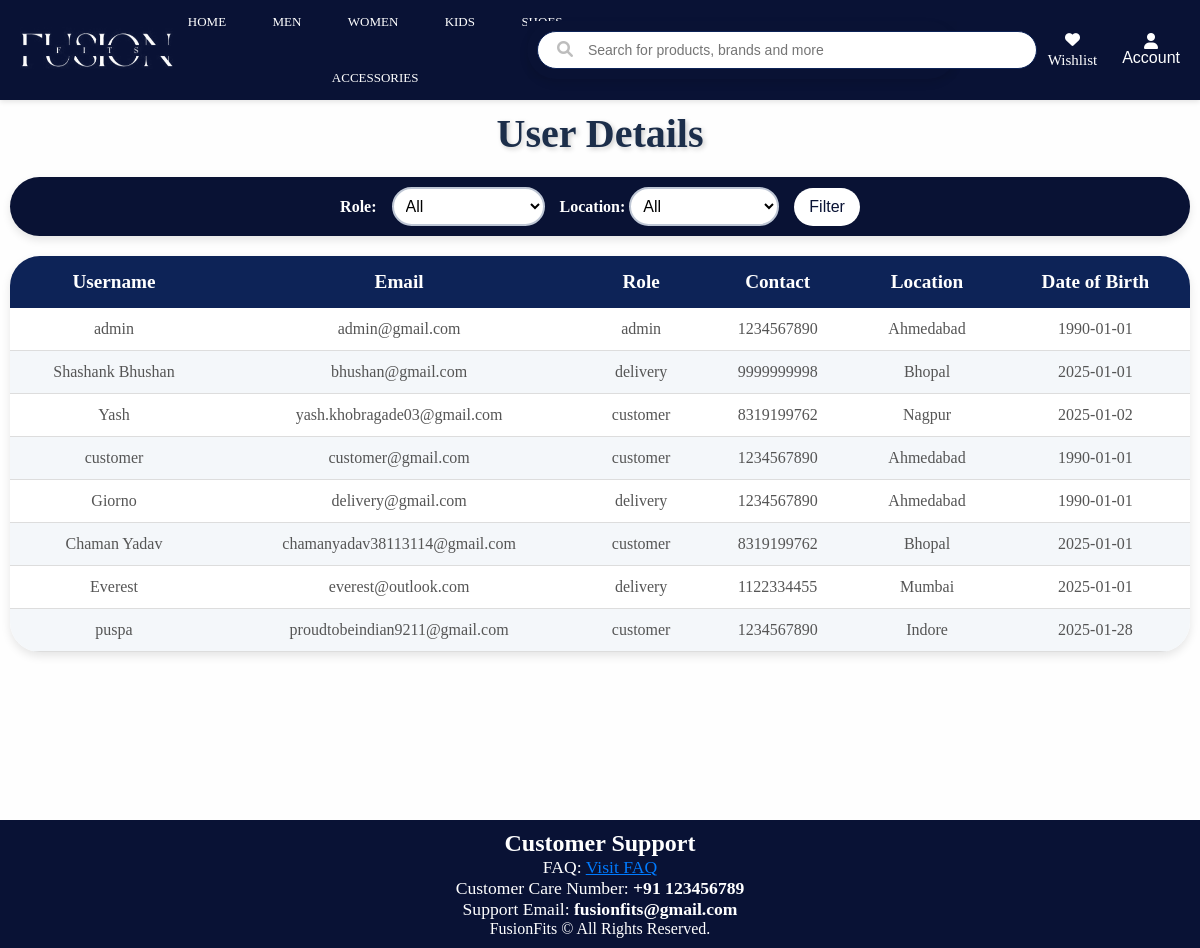
Before: /admin/user_details (signed in) with the older database file.
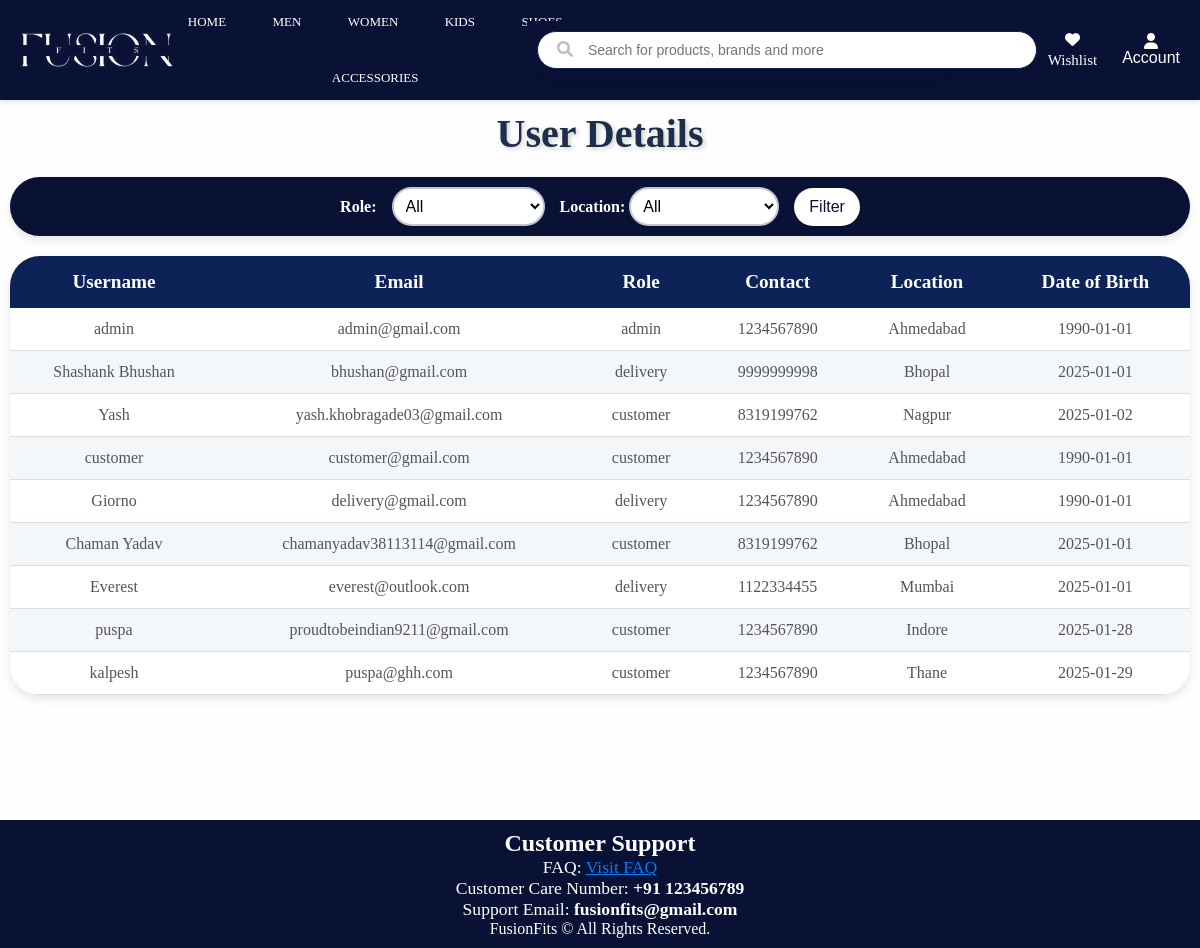
After: the same page with the newer database file.
### app/models.py (models this page shows, shortened)
class User(UserMixin, db.Model):
    id = db.Column(db.Integer, primary_key=True)
    username = db.Column(db.String(50), nullable=False)
    email = db.Column(db.String(100), unique=True, nullable=False)
    password = db.Column(db.String(255), nullable=False)
    role = db.Column(db.String(20), nullable=False)
    contact = db.Column(db.String(20), nullable=False)
    address = db.Column(db.String(200), nullable=False)
    city = db.Column(db.String(100), nullable=False)
    dob = db.Column(db.Date, nullable=False)
    reset_token = db.Column(db.String(128), nullable=True)

### app/admin.py (the view)
@admin.route('/user_details', methods=['GET', 'POST'])
@restrict_to_admin()
def user_details():
    role_filter = request.args.get('role','')
    location_filter = request.args.get('location','')
    query = User.query
    if role_filter:
        query = query.filter_by(role=role_filter)
    if location_filter:
        query = query.filter(User.city.ilike(f"%{location_filter}%"))
    users = query.all()
    return render_template('user_details.html', users=users, role_filter=role_filter, location_filter=location_filter)

### app/utils.py (called while the page is built)
def restrict_to_admin():
    def decorator(f):
        @wraps(f)
        @login_required
        def decorated_function(*args, **kwargs):
            if current_user.role != "admin":
                flash("Access denied! Admins only.", "danger")
                return redirect(url_for("main.home"))
            return f(*args, **kwargs)
        return decorated_function
    return decorator

### app/templates/user_details.html (shortened to what this page needs)
<!DOCTYPE html>
<html lang="en">
<head>
    <link rel="stylesheet" href="{{ url_for('static', filename='user.css') }}">
</head>
<body>
    {% extends "home.html" %}
    {% block content %}
    <div class="container">
        <h1>User Details</h1>
    <form method="GET" action="{{ url_for('admin.user_details') }}" class= "filter-form">
        <label for="role">Role:</label>
        <select name="role" id="role">
            <option value="">All</option>
        </select>
<div class="form-group">
  <label for="location">Location:</label>
  <select name="location" id="location" class="form-control">
      <option value="">All</option>
  </select>
</div>
        <button type="submit">Filter</button>
    </form>
    <table>
        <thead>
            <tr>
                <th>Username</th>
                <th>Email</th>
                <th>Role</th>
                <th>Contact</th>
                <th>Location</th>
                <th>Date of Birth</th>
            </tr>
        </thead>
        <tbody>
            {% for user in users %}
                <tr>
                    <td>{{ user.username }}</td>
                    <td>{{ user.email }}</td>
                    <td>{{ user.role }}</td>
                    <td>{{ user.contact }}</td>
                    <td>{{ user.city }}</td>
                    <td>{{ user.dob }}</td>
                </tr>
            {% endfor %}
        </tbody>
    </table>
</div>
    {% endblock %}

Changed rows visible on the page:
added User: username "kalpesh", email "puspa@ghh.com", role "customer", contact "1234567890", city "Thane", dob "2025-01-29"
